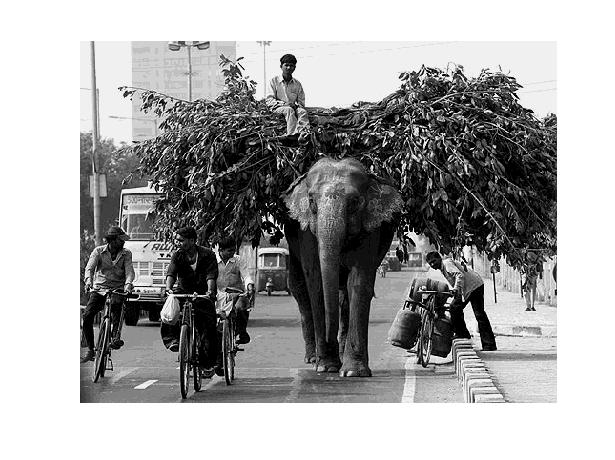
%> input picture Gray Scale/image16.jpg, 615 x 460 px, given in place of demo.jpg, which was not available
$ octave 'Changing Gray Scale.m'   (GNU Octave 9; MATLAB toolbox functions it lacks are replaced by stand-ins)
%> lines starting %> are read from the running program, lines starting %| are printed output that depends on the picture; in (x1, y1, x2, y2) boxes, pixels count from 0 and x2, y2 are one past the last pixel; in counts of white or black regions, pixels touching at a corner belong together; the program's own positions count from 1; pictures that were not available may be replaced by others from this repository, and a replacement may not be noted
% Reading the image
image = imread('demo.jpg');
%> image is the input picture: size 460x615x3 uint8; min 0, max 255, mean 167
% Converting to gray scale
grayImage = rgb2gray(image);

% Reducing the gray levels to 64
image64 = uint8(floor(double(grayImage)/4)*4);
imshow(image64);

% Reducing the gray levels to 32
image32 = uint8(floor(double(grayImage)/8)*8);
%imshow(image32);

% Reducing the gray levels to 16
image16 = uint8(floor(double(grayImage)/16)*16);
 %imshow(image16);

% Reducing the gray levels to 8
image8 = uint8(floor(double(grayImage)/32)*32);
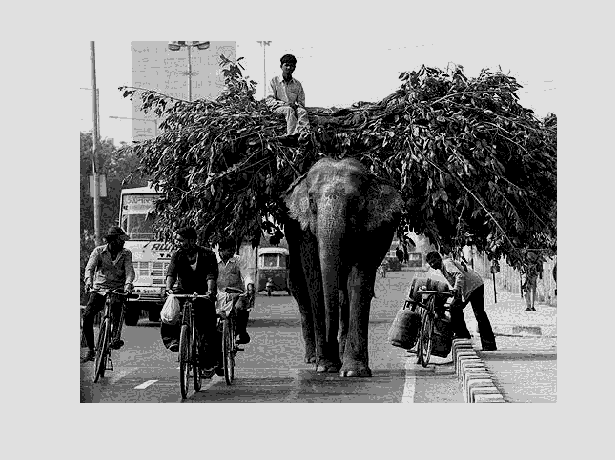
%> image8: size 460x615 uint8; min 0, max 224, mean 146.4
%imshow(image8);

% Reducing the gray levels to 4
image4 = uint8(floor(double(grayImage)/64)*64);
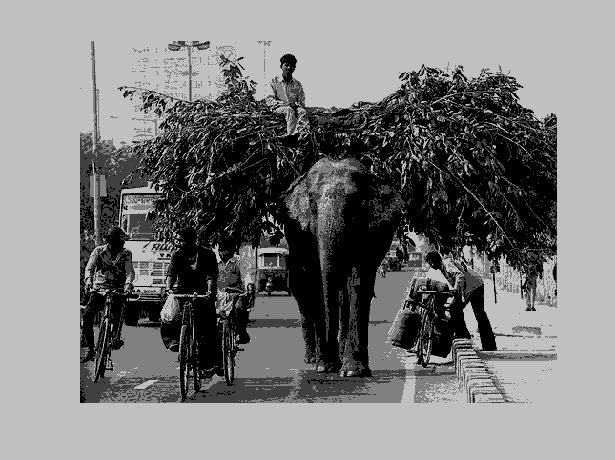
%> image4: size 460x615 uint8; min 0, max 192, mean 125.2
%imshow(image4);

% Reducing the gray levels to 2
image2 = uint8(floor(double(grayImage)/128)*128);
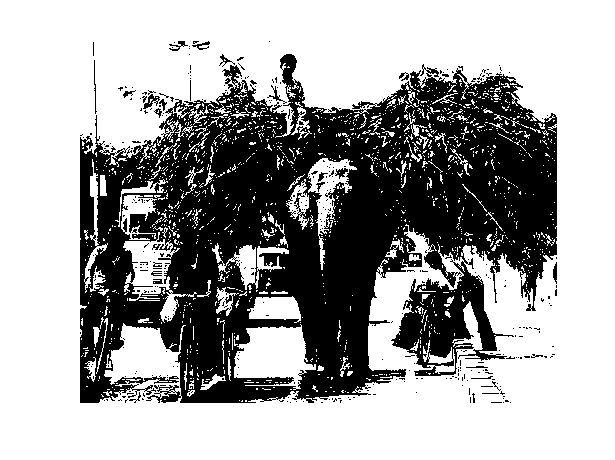
%> image2: size 460x615 uint8; values 0 (black) and 128 (white), 64.9% white; 370 black regions (346 under 20 px), largest, box (x1, y1, x2, y2) and area: (80, 54, 557, 403) 97108, (143, 94, 160, 109) 102, (335, 168, 348, 179) 71
%imshow(image2);

saveas(gcf,'image64.jpg');
